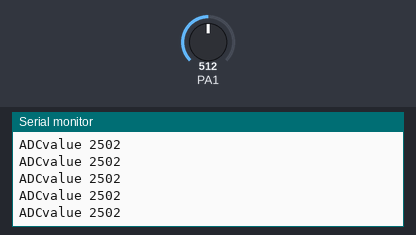
Bench run of a program on a simulated ATmega16, built with avr-gcc and emulated at 14.7456 MHz. On the bench: the last lines printed to the serial monitor. Inputs (shaded band) come from the test bench; at power-on: PA1 = 512.

Above: at 1.2 s.
1.3 s: PA1 set to 716
At 1.32 s:
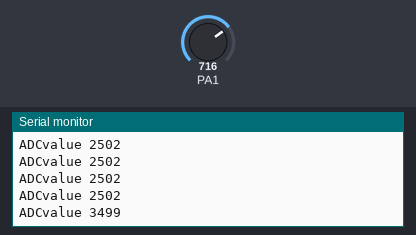
2.8 s: PA1 set to 900
At 2.84 s:
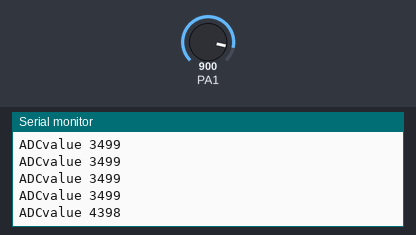
Timing chart, 0 to 5.8 s (numbered marks = the images above; inputs shaded):
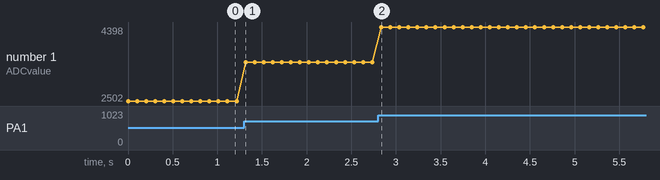

The program:

main.c
```c
#define F_CPU 14745600UL

#include <avr/io.h>
#include <avr/interrupt.h>
#include <util/delay.h>
#include <stdint.h>
#include <string.h>
#include <stdio.h>
#include "Adc.h"
#include "Serial.h"


int main(void)
{
	initUART();
	initADC();
    while (1)
    {
		uint32_t value;
		uint32_t readValue;
		char text[100];
		readValue = readADC();
		value = readValue * 5000 / 1023;
		sprintf(text, "ADCvalue %d\n", value);
		sendString(text);
		_delay_ms(100);
    }
}
```

Adc.c
```c
#define F_CPU 14745600UL

#include <avr/io.h>
#include <avr/interrupt.h>
#include <util/delay.h>
#include <stdint.h>
#include <string.h>
#include <stdio.h>

void initADC(void)
{
	DDRA &= ~(1<<1);
	ADCSRA = (1 << ADEN) | (1 << ADPS1) | (1 << ADPS0);
	ADMUX = (1 << REFS0) | 1;
}

uint16_t readADC(void)
{
	uint8_t lsb, msb;
	uint16_t adc_value;

	ADCSRA |= (1 << ADSC);
	while((ADCSRA & (1 << ADSC)));
	lsb = ADCL;
	msb = ADCH;
	adc_value = msb;
	adc_value = adc_value << 8;
	adc_value |= lsb;
	return adc_value;
}
```

Adc.h
```c
#ifndef __ADC_H
#define __ADC_H

void initADC(void);
uint16_t readADC(void);

#endif
```

Serial.c
```c
#define F_CPU 14745600UL

#include <avr/io.h>
#include <avr/interrupt.h>
#include <util/delay.h>
#include <stdint.h>
#include <string.h>

uint8_t flag;

void initUART(void)
{
	uint16_t ubrr = 0x7;
	DDRD |= (1 << 1);
	UBRRH = ubrr >> 8;
	UBRRL = ubrr;
	UCSRB |= (1 << RXEN) | (1 << TXEN) | (1 << RXCIE);
	UCSRC |= (1 << URSEL) | (1 << UCSZ1) | (1 << UCSZ0);
}

void sendCharacter(char ch)
{
	while(!(UCSRA & (1 << UDRE)));
	UDR = ch;
}

void sendString(char *string)
{
	uint16_t len = strlen(string), i;
	for(i = 0; i < len; i++)
	{
		sendCharacter(string[i]);
	}
}

uint8_t UART_ReceiveByte(void)
{
	uint8_t ch;
	while(!(UCSRA & (1 << RXC)));
	ch = UDR;
	return ch;
}

ISR(USART_RXC_vect)
{
	flag = 1;
}
```

Serial.h
```c
#ifndef __SERIAL_H
#define __SERIAL_H

uint8_t flag;

void initUART(void);
void sendCharacter(char);
void sendString(char *);
uint8_t UART_ReceiveByte(void);

#endif
```

Measured:
- after the input at 1.3 s, the serial monitor: prints a new line at once (image 1)
- after the input at 2.8 s, the serial monitor: prints a new line at once (image 2)
- plotted number 1: 2502 → 3499 after the input at 1.3 s, 3499 → 4398 after the input at 2.8 s
